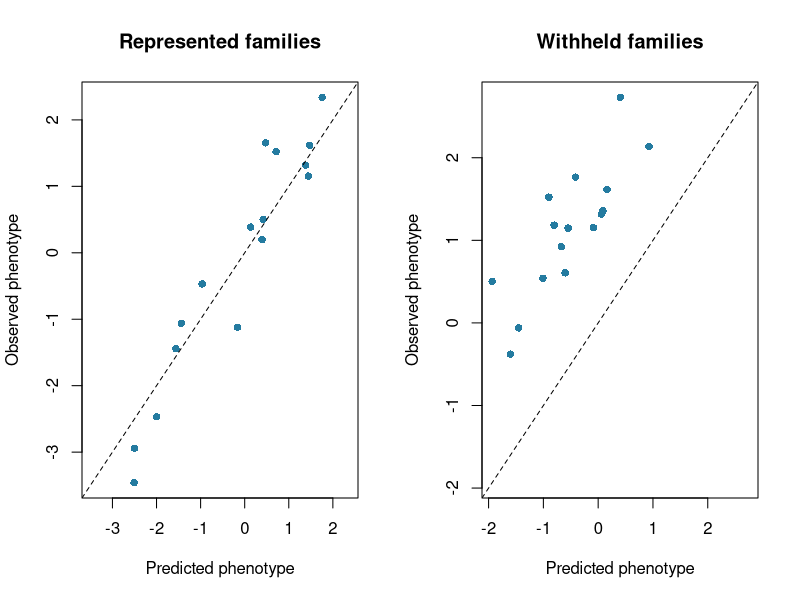

Reproduce this figure in R.
## ---- chunk 1
#| label: simulated-records
set.seed(20261010)
families <- paste0("family",1:8)
f <- rep(families,each=8)
z <- rnorm(64)
family_genetic <- setNames(rnorm(8,sd=.7),families)
family_environment <- setNames(rnorm(8,sd=.8),families)
u <- .6*z+family_genetic[f]
y <- u+family_environment[f]+rnorm(64,sd=.5)
observed <- data.frame(animal=sprintf("animal%02d",1:64),family=f,
                       within_family=rep(1:8,8),marker_covariate=z,phenotype=y)
truth <- setNames(unname(u),observed$animal)
stopifnot(!anyDuplicated(observed$animal),!anyNA(observed))
knitr::kable(head(observed),digits=3,row.names=FALSE)
## ---- chunk 2
#| label: training-only-predictor
fit_predict <- function(train,test,lambda=1) {
  center <- mean(train$marker_covariate)
  scale <- sd(train$marker_covariate)
  stopifnot(is.finite(scale),scale>0,lambda>0)
  make_design <- function(data) {
    family_columns <- outer(data$family,families,"==")*1
    colnames(family_columns) <- families
    cbind(intercept=1,marker=(data$marker_covariate-center)/scale,
          family_columns)
  }
  Xt <- make_design(train); Xv <- make_design(test)
  penalty <- diag(c(0,rep(lambda,ncol(Xt)-1)))
  coefficient <- solve(crossprod(Xt)+penalty,crossprod(Xt,train$phenotype))
  prediction <- drop(Xv %*% coefficient)
  names(prediction) <- test$animal
  list(prediction=prediction,coefficient=coefficient,
       preprocessing=c(center=center,scale=scale))
}
splits <- list(
  Represented=observed$within_family<=6,
  Withheld=!observed$family %in% families[1:2])
fits <- lapply(splits,function(training)
  fit_predict(observed[training,],observed[!training,]))
stopifnot(all(vapply(splits,sum,integer(1))==48))
knitr::kable(do.call(rbind,lapply(names(splits),function(label) {
  training <- splits[[label]]
  data.frame(split=label,training=sum(training),validation=sum(!training),
    validation_families=length(unique(observed$family[!training])),
    shared_families=length(intersect(unique(observed$family[training]),
                                     unique(observed$family[!training]))))
})),row.names=FALSE)
## ---- chunk 3
#| label: validation-boundary
training <- splits$Represented
test_changed <- observed[!training,]
test_changed$phenotype <- test_changed$phenotype+100
unchanged <- fit_predict(observed[training,],test_changed)$prediction
stopifnot(identical(unchanged,fits$Represented$prediction))
# Animals from withheld families receive no estimated family effect.
absent <- families[1:2]
stopifnot(all(fits$Withheld$coefficient[absent,1]==0))
## ---- chunk 4
#| label: validation-metrics
metrics <- function(y,prediction) {
  calibration <- lm(y~prediction)
  c(correlation=cor(y,prediction),RMSE=sqrt(mean((prediction-y)^2)),
    mean_error=mean(prediction-y),intercept=unname(coef(calibration)[1]),
    slope=unname(coef(calibration)[2]))
}
results <- do.call(rbind,lapply(names(splits),function(label) {
  training <- splits[[label]]
  test <- observed[!training,]
  prediction <- fits[[label]]$prediction[test$animal]
  baseline <- rep(mean(observed$phenotype[training]),nrow(test))
  data.frame(split=label,t(metrics(test$phenotype,prediction)),
    baseline_RMSE=sqrt(mean((baseline-test$phenotype)^2)),
    score_truth_correlation=cor(prediction,truth[test$animal]))
}))
knitr::kable(results,digits=3,row.names=FALSE)
## ---- chunk 5
#| label: fig-validation
#| fig-cap: "Phenotype predictions under two declared validation targets. The dashed line denotes equal predicted and observed values."
#| fig-width: 10
#| fig-height: 5
local({
  old <- par(mfrow=c(1,2)); on.exit(par(old))
  for(label in names(splits)) {
    test <- observed[!splits[[label]],]
    prediction <- fits[[label]]$prediction[test$animal]
    limits <- range(prediction,test$phenotype)
    plot(prediction,test$phenotype,xlim=limits,ylim=limits,pch=16,
         col="#247BA0",main=paste(label,"families"),
         xlab="Predicted phenotype",ylab="Observed phenotype")
    abline(0,1,lty=2)
  }
})
## ---- chunk 6
#| label: shortlist-evaluation
shortlists <- do.call(rbind,lapply(names(splits),function(label) {
  test <- observed[!splits[[label]],]
  prediction <- fits[[label]]$prediction[test$animal]
  true_u <- truth[test$animal]
  selected <- order(-prediction,test$animal,method="radix")[1:4]
  oracle <- order(-true_u,test$animal,method="radix")[1:4]
  selected_mean <- mean(true_u[selected])
  oracle_mean <- mean(true_u[oracle])
  stopifnot(oracle_mean>=selected_mean-1e-12)
  data.frame(split=label,selected=4,pool_mean_truth=mean(true_u),
    selected_mean_truth=selected_mean,
    selected_difference=selected_mean-mean(true_u),
    oracle_mean_truth=oracle_mean,oracle_gap=oracle_mean-selected_mean,
    oracle_overlap=length(intersect(test$animal[selected],test$animal[oracle])))
}))
knitr::kable(shortlists,digits=3,row.names=FALSE)
## ---- chunk 7
test <- observed[!splits$Represented,]
prediction <- fits$Represented$prediction[test$animal]
m0 <- metrics(test$phenotype,prediction)
mshift <- metrics(test$phenotype,prediction+2)
mscale <- metrics(test$phenotype,2*prediction)
stopifnot(abs(mshift["correlation"]-m0["correlation"])<1e-12,
  abs(mscale["correlation"]-m0["correlation"])<1e-12,
  abs(mscale["slope"]-m0["slope"]/2)<1e-12,
  abs(mshift["mean_error"]-m0["mean_error"]-2)<1e-12,
  identical(order(-prediction),order(-(prediction+2))),
  identical(order(-prediction),order(-2*prediction)))
knitr::kable(rbind(Original=m0,Shifted=mshift,Scaled=mscale),digits=3)
